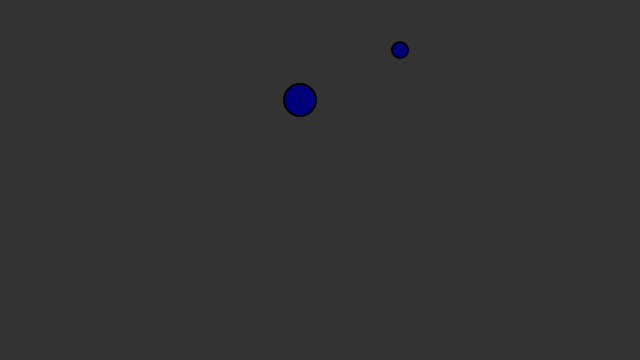
Frame 1 (no input)
Frame 60 (no input): identical to frame 1, image omitted
Frame 120 (the mouse pressed at the canvas centre since frame 60): identical to frame 1, image omitted

The p5.js sketch that drew this single still picture (run headless with seeded random() and noise() and a simulated clock; from frame 60 on, the mouse is pressed at the canvas centre):

// p5.js sketch
// ── sketch.js
var particles = [];
var running = false;
//var attractor;

function setup() {
  createCanvas(640, 360);
  particle1 = new Particle(400, 50, 1);
  particle2 = new Particle(300, 100, 2);
  particles.push(particle1);
  particles.push(particle2);
  //attractor = new Attractor(width/2, height/2);
  //noLoop();
}

// adds global key listener
function keyPressed() {
  // starts/stops simulation by pressing space key, 32 = space key
  if (keyCode == 32) {
    running = !running;
  }
  return false;
}

// adds global mouse listener
function mousePressed() {
  // allowing particles selection only if simulation is not running
  if (!running) {
    for (var i = 0; i < particles.length; i++) {
      particles[i].select();
    }
  }
}

function draw() {
  background(51);


  // Attractor attracts particle
  //var force = attractor.calculateAttraction(particle);
  //particle.applyForce(force);
  //
  for (var i = 0; i < particles.length; i++) {
    // update particles only if simulation is running
    if (running) {
      particles[i].update();
    }
    particles[i].display();
  }


  //particle.update();
  //particle1.display();
  //particle2.display();

  //attractor.display();
}

// ── attractor.js
var Attractor = function(x, y) {
  this.pos = createVector(x, y);
  this.mass = 20;
  this.G = 1;
  this.radius = this.mass * 2;

  this.calculateAttraction = function(p) {
    // Calculate direction of force
    var force = p5.Vector.sub(this.pos, p.pos);
    // Distance between objects
    var distance = force.mag();
    // Artificial constraint
    distance = constrain(distance, 3, 25);
    // Normalize vector (distance doesn't matter here, we just want this vector for direction)
    force.normalize();
    // Calculate gravitational force magnitude
    var strength = (this.G * this.mass * p.mass) / (distance * distance);
    // Get force vector --> magnitude * direction
    force.mult(strength);
    return force;
  };

  // Method to display
  this.display = function() {

    // if mouse is inside the circle
    if(dist(mouseX, mouseY, this.pos.x, this.pos.y) < this.radius) {
      // set cursor on hover
      if (!running) {
        cursor(MOVE);
      }

      if(mouseIsPressed) {
        //mouse is being dragged
        fill(87, 96, 80);

        //move the circle to the mouse position
        this.pos.x = mouseX;
        this.pos.y = mouseY;
      }
      else {
        //mouse is not clicked
        fill(128, 124, 90);
      }
    }
    else
    {
      // reset cursor when leaving shape
      cursor(ARROW)
      fill(163, 156, 90);
    }

    ellipseMode(CENTER);
    strokeWeight(4);
    stroke(37, 37, 37);
    ellipse(this.pos.x, this.pos.y, this.radius, this.radius);
  };
};

// ── particle.js
var Particle = function(x, y, m) {
  this.pos = createVector(x, y);
  this.vel = createVector(1, 0);
  this.acc = createVector(0, 0);
  this.mass = m;
  this.radius = this.mass * 16;
  this.selected = false;
  // this stores velocity vector unnormalized - required to render vector itself
  this.velCoord = createVector(0, 0);

  this.select = function() {
    // mark as selected if mouse is inside the circle
    if(dist(mouseX, mouseY, this.pos.x, this.pos.y) < this.radius) {
      this.selected = true;
    }
    // otherwise deselect
    else {
      this.selected = false;
    }
  }

  this.update = function() {
    this.vel.add(this.acc);
    this.pos.add(this.vel);
    this.acc.mult(0);
  }

  this.display = function() {
    stroke(0);
    strokeWeight(2);
    //fill(255, 127);

    if(this.selected) {
      //mouse is inside circle

      if(mouseIsPressed) {
        //mouse is being dragged
        fill(255, 0, 0);

        //move the circle to the mouse position
        this.pos.x = mouseX;
        this.pos.y = mouseY;
      }
      else {
        //mouse is not clicked
        fill(0, 255, 0);
      }
    }
    else{
      //mouse is outside circle
      fill(0, 0, 125);
    }

    ellipse(this.pos.x, this.pos.y, this.radius, this.radius);

    // modify velocity line only for selected circle
    if (this.selected) {
      this.velCoord = createVector(mouseX, mouseY).sub(this.pos);

      // normalize velocity
      this.vel = this.velCoord.copy().normalize();
    }

    // draw velocity vector starting from circle center ending at velCoords
    // draw only if simulation not running
    if(!running) {
      var lineEnd = p5.Vector.add(this.pos, this.velCoord)
      line(this.pos.x, this.pos.y, lineEnd.x, lineEnd.y);
    }
  }
}

// ── trace.js
var Trace = function(x, y) {
  this.pos = createVector(x, y);


  this.display = function() {
    stroke(65, 68, 88);
    strokeWeight(2);

    point(x, y);
  };
};
